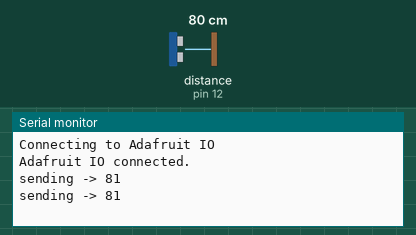
Bench run of a sketch on a simulated Arduino Uno, built with avr-gcc and run on an emulated ATmega328P. On the bench: the last lines printed to the serial monitor. The inputs (shaded band) are chosen by the test bench; at power-on: distance to the obstacle (sensor on pin 12) 80 cm. The echo pulse lasts 58.3 µs per cm.

Above: at 2.7 s.
2.8 s: distance to the obstacle (sensor on pin 12) set to 2 cm
At 3.5 s:
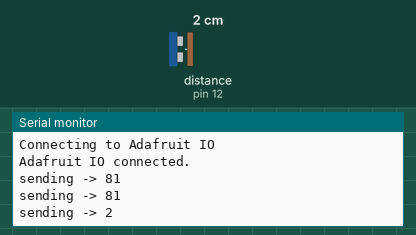
4.3 s: distance to the obstacle (sensor on pin 12) set to 4 cm
At 5.0 s:
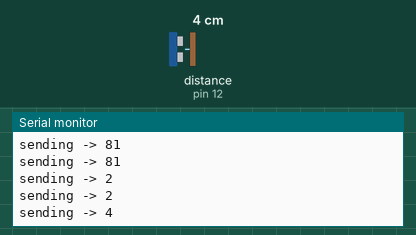
Timing chart, 0 to 7.3 s (numbered marks = the images above; inputs shaded):
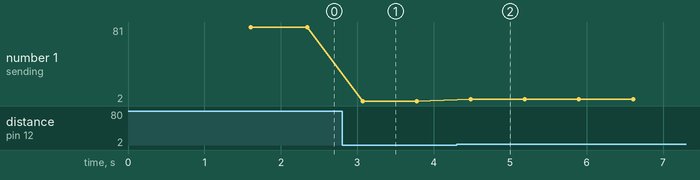

Measured:
- after the input at 2.8 s, the serial monitor: prints a new line after 0.27 s (image 1)
- after the input at 4.3 s, the serial monitor: prints a new line after 0.18 s (image 2)
- plotted number 1: 81 → 2 after the input at 2.8 s, 2 → 4 after the input at 4.3 s

The sketch:

_03_sendUltrasonic_adafruitIO_timed.ino
```cpp
//Take a reading from an Ultrasonic sensor and post it to Adafruit.IO


// edit the config.h tab and enter your Adafruit IO credentials

#include "config.h"
#include <NewPing.h>    //requires the New Ping library

#define TRIGGER_PIN  14  // Arduino pin tied to trigger pin on the ultrasonic sensor.
#define ECHO_PIN     12  // Arduino pin tied to echo pin on the ultrasonic sensor.
#define MAX_DISTANCE 200 // Maximum distance we want to ping for (in centimeters). Maximum sensor distance is rated at 400-500cm.


int sensorVal;          //variable to hold the value from the sensor


int sendRate = 700;     //rate that values are sent to adafruit.IO
int lastSend;

NewPing sonar(TRIGGER_PIN, ECHO_PIN, MAX_DISTANCE); // NewPing setup of pins and maximum distance.


// set up the 'distVal' feed
AdafruitIO_Feed *distVal = io.feed("distVal");

void setup() {

  // start the serial connection
  Serial.begin(115200);

  // wait for serial monitor to open
  while(! Serial);

  Serial.print("Connecting to Adafruit IO");

  // connect to io.adafruit.com
  io.connect();

  // wait for a connection
  while(io.status() < AIO_CONNECTED) {
    Serial.print(".");
    delay(500);
  }

  // we are connected
  Serial.println();
  Serial.println(io.statusText());

}

void loop() {

  // io.run(); is required for all sketches.
  // it should always be present at the top of your loop
  // function. it keeps the client connected to
  // io.adafruit.com, and processes any incoming data.
  io.run();

  //read sensor value
  sensorVal = sonar.ping_cm();

  if(millis()-lastSend>=sendRate)
  {
  // save randVal to the 'myRandoVal' feed on Adafruit IO
  distVal->save(sensorVal);

  //print the value to the serial monitor so you can check if its working
  Serial.print("sending -> ");
  Serial.println(sensorVal);

  lastSend = millis();
  }
}
```

config.h
```cpp
/************************ Adafruit IO Config *******************************/

// visit io.adafruit.com if you need to create an account,
// or if you need your Adafruit IO key.
#define IO_USERNAME    ""
#define IO_KEY         ""

/******************************* WIFI **************************************/

// the AdafruitIO_WiFi client will work with the following boards:
//   - HUZZAH ESP8266 Breakout -> https://www.adafruit.com/products/2471
//   - Feather HUZZAH ESP8266 -> https://www.adafruit.com/products/2821
//   - Feather M0 WiFi -> https://www.adafruit.com/products/3010
//   - Feather WICED -> https://www.adafruit.com/products/3056

#define WIFI_SSID       "ocadu-embedded"
#define WIFI_PASS       "internetofthings"

// comment out the following two lines if you are using fona or ethernet
#include "AdafruitIO_WiFi.h"
AdafruitIO_WiFi io(IO_USERNAME, IO_KEY, WIFI_SSID, WIFI_PASS);


/******************************* FONA **************************************/

// the AdafruitIO_FONA client will work with the following boards:
//   - Feather 32u4 FONA -> https://www.adafruit.com/product/3027

// uncomment the following two lines for 32u4 FONA,
// and comment out the AdafruitIO_WiFi client in the WIFI section
// #include "AdafruitIO_FONA.h"
// AdafruitIO_FONA io(IO_USERNAME, IO_KEY);


/**************************** ETHERNET ************************************/

// the AdafruitIO_Ethernet client will work with the following boards:
//   - Ethernet FeatherWing -> https://www.adafruit.com/products/3201

// uncomment the following two lines for ethernet,
// and comment out the AdafruitIO_WiFi client in the WIFI section
// #include "AdafruitIO_Ethernet.h"
// AdafruitIO_Ethernet io(IO_USERNAME, IO_KEY);
```
